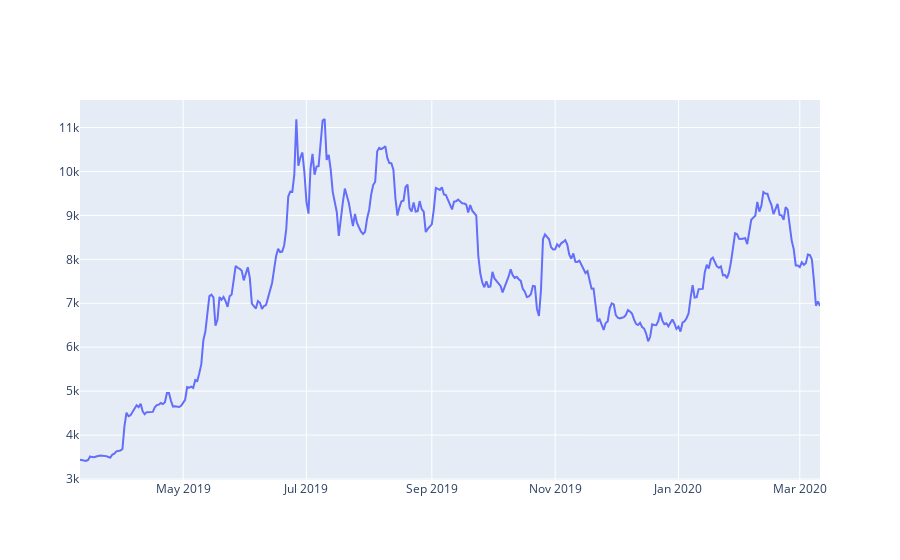

Notebook cell for this chart:
### Code cell
# Plot the average BTC price
btc_trace = go.Scatter(x=btc_eur_datasets.index, y=btc_eur_datasets['avg_btc_price_eur'])
py.iplot([btc_trace])

### Figure 1 — Plotly figure (JSON) as saved in the notebook; plotly's stock layout.template omitted (floating-point values rounded to 4 significant figures; data arrays with more than 128 entries replaced by an {"elided": "..."} marker saying what was removed)
{"data": [{"type": "scatter", "x": {"elided": "367 str values"}, "y": {"elided": "367 float values"}}], "layout": {}}
